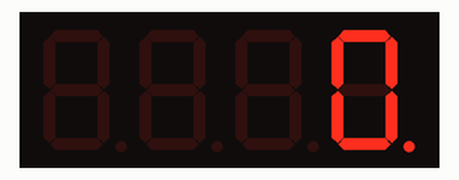
A sketch run on a simulated Arduino Uno, built with avr-gcc and run on an emulated ATmega328P. Shown: 4-digit seven-segment display.

Above: at 0.05 s.
At 5.05 s:
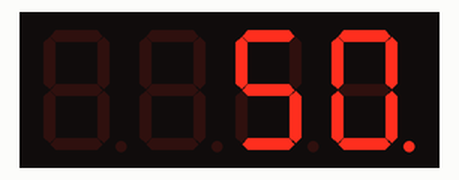
At 9.95 s:
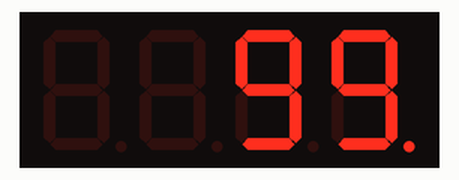
At 19.95 s:
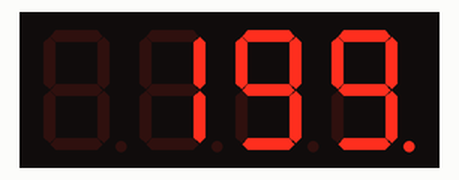
At 29.95 s:
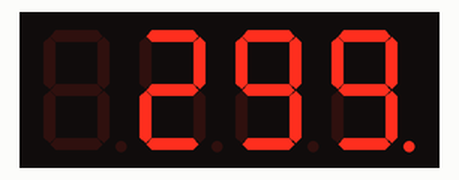
At 39.95 s:
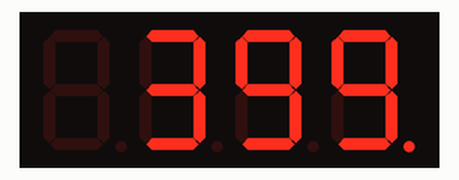

The sketch:

contador_0_9999.ino
```cpp
/*
 * Contador 0 -> 9999 no display 3461AS-1 (catodo comum) + Arduino Uno.
 * Multiplexacao nao-bloqueante: refreshDisplay() roda sempre; o incremento
 * do contador usa millis() (sem delay), senao o display pisca.
 *
 * Pinout Arduino (lado do micro):
 *   Segmentos: A=D2 B=D3 C=D4 D=D5 E=D6 F=D7 G=D8 DP=D9
 *   Digitos:   D1=D10 D2=D11 D3=D12 D4=D13
 * Pinout real do display: ver README.md do projeto.
 */

#include "SevSeg.h"

SevSeg sevseg;

const unsigned long PASSO_MS = 100;   // intervalo entre incrementos (100ms = 10/s)
unsigned long ultimoPasso = 0;
int contador = 0;

void setup() {
  byte numDigits           = 4;
  byte digitPins[]         = {10, 11, 12, 13};
  byte segmentPins[]       = {2, 3, 4, 5, 6, 7, 8, 9};   // A B C D E F G DP
  bool resistorsOnSegments = true;
  bool updateWithDelays    = false;
  bool leadingZeros        = false;  // conta "42" e nao "0042"
  bool disableDecPoint     = true;

  sevseg.begin(COMMON_CATHODE, numDigits, digitPins, segmentPins,
               resistorsOnSegments, updateWithDelays, leadingZeros, disableDecPoint);
  sevseg.setBrightness(90);
  sevseg.setNumber(contador, 0);
}

void loop() {
  unsigned long agora = millis();
  if (agora - ultimoPasso >= PASSO_MS) {
    ultimoPasso = agora;
    contador++;
    if (contador > 9999) contador = 0;   // volta pro zero
    sevseg.setNumber(contador, 0);
  }
  sevseg.refreshDisplay();               // precisa rodar constantemente
}
```
